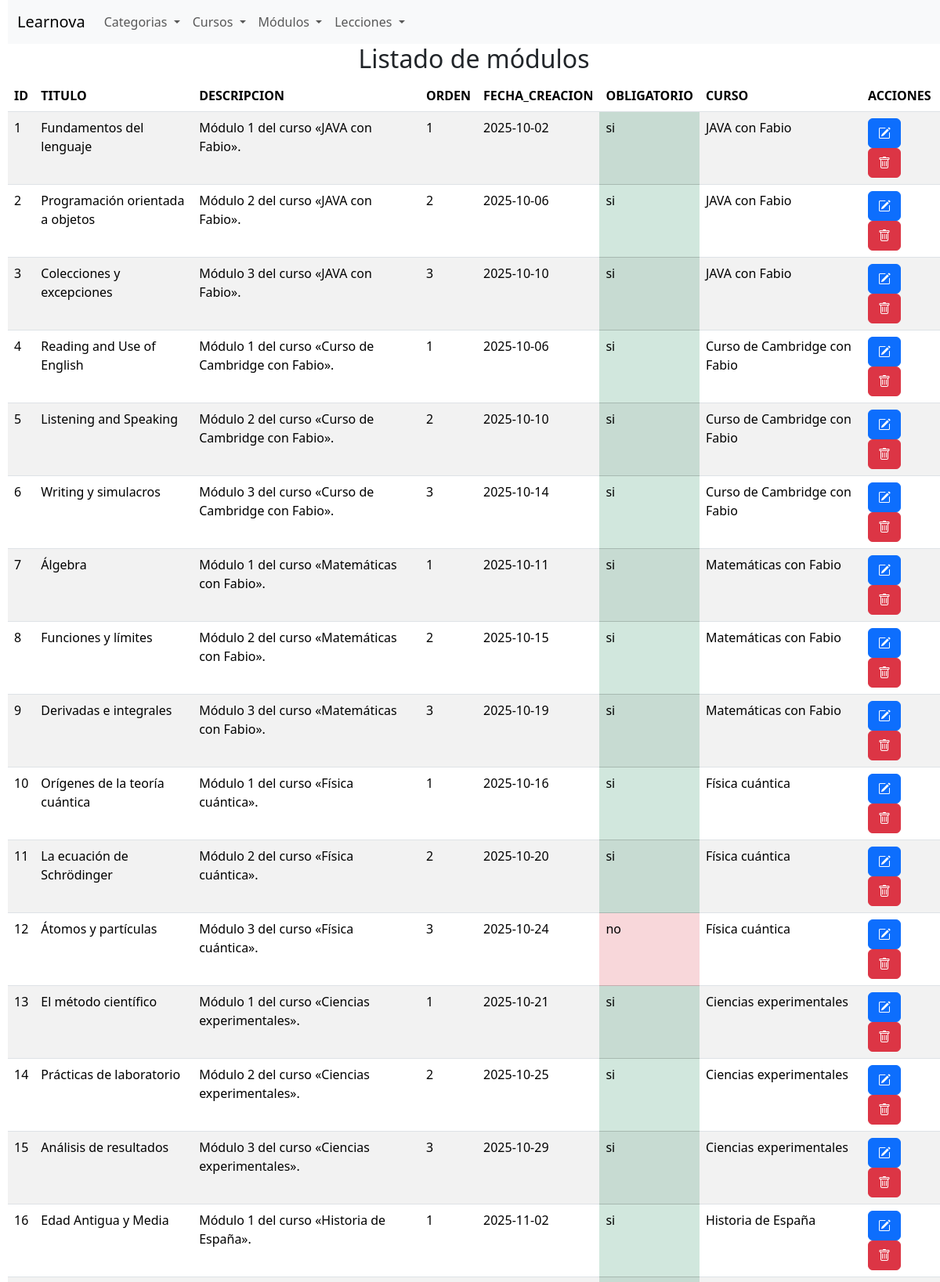
Screenshot of /proceso_buscar_modulo.php (upper part) with the database file from the repository.
### tables this page shows
CREATE TABLE modulos (
    id              INT          NOT NULL AUTO_INCREMENT,
    curso_id        INT          NOT NULL,
    titulo          VARCHAR(150) NOT NULL,                   
    descripcion     VARCHAR(255) NULL,
    orden           INT          NOT NULL,                   
    obligatorio     TINYINT(1)   NOT NULL DEFAULT 1,
    fecha_creacion  DATE         NOT NULL,
    PRIMARY KEY (id),
    UNIQUE KEY uq_modulo_orden (curso_id, orden),            
    CONSTRAINT fk_modulos_curso FOREIGN KEY (curso_id)
        REFERENCES cursos (id) ON UPDATE CASCADE ON DELETE CASCADE,
    CONSTRAINT chk_modulos_orden CHECK (orden > 0)
);

CREATE TABLE cursos (
    id                INT           NOT NULL AUTO_INCREMENT,
    categoria_id      INT           NOT NULL,
    titulo            VARCHAR(150)  NOT NULL,
    descripcion       TEXT          NULL,
    nivel             ENUM('basico','intermedio','avanzado') NOT NULL DEFAULT 'basico',   
    duracion_horas    INT           NOT NULL,
    precio            DECIMAL(8,2)  NOT NULL DEFAULT 0.00,
    publicado         TINYINT(1)    NOT NULL DEFAULT 0,
    fecha_publicacion DATE          NOT NULL,
    PRIMARY KEY (id),
    KEY idx_cursos_categoria (categoria_id),
    CONSTRAINT fk_cursos_categoria FOREIGN KEY (categoria_id)
        REFERENCES categorias (id) ON UPDATE CASCADE ON DELETE RESTRICT,
    CONSTRAINT chk_cursos_precio CHECK (precio >= 0),
    CONSTRAINT chk_cursos_duracion CHECK (duracion_horas > 0)
);

### proceso_buscar_modulo.php (the view, shortened to what this page needs)
<?php
$conexion = obtenerConexion();
$nombre_modulo = $_GET['txtNombreModulo'];
$sql = "SELECT modulos.*, cursos.titulo AS curso_nombre
    FROM modulos
    INNER JOIN cursos ON modulos.curso_id = cursos.id
    WHERE modulos.titulo LIKE '%$nombre_modulo%';";
$resultado = mysqli_query($conexion, $sql);
if (mysqli_num_rows($resultado) > 0) {
    $mensaje = "<h2 class='text-center'>Listado de módulos</h2>";
    $mensaje .= "<table class='table table-striped'>";
    $mensaje .= "<thead><tr><th>ID</th><th>TITULO</th><th>DESCRIPCION</th><th>ORDEN</th><th>FECHA_CREACION</th><th>OBLIGATORIO</th><th>CURSO</th><th>ACCIONES</th></tr></thead>";
    $mensaje .= "<tbody>";
    while ($fila = mysqli_fetch_assoc($resultado)) {
        $mensaje .= "<tr><td>" . $fila['id'] . "</td>";
        $mensaje .= "<td>" . htmlspecialchars($fila['titulo'], ENT_QUOTES, 'UTF-8') . "</td>";
        $mensaje .= "<td>" . htmlspecialchars($fila['descripcion'], ENT_QUOTES, 'UTF-8') . "</td>";
        $mensaje .= "<td>" . $fila['orden'] . "</td>";
        $mensaje .= "<td>" . $fila['fecha_creacion'] . "</td>";
        if ($fila['obligatorio'] == 1) {
            $mensaje .= "<td class='table-success'> si </td>";
        } else {
            $mensaje .= "<td class='table-danger'> no </td>";
        }
        $mensaje .= "<td>" . htmlspecialchars($fila['curso_nombre'], ENT_QUOTES, 'UTF-8') . "</td>";
        $mensaje .= "<td><form class='d-inline me-1' action='editar_modulo.php' method='post'>";
        $mensaje .= "<input type='hidden' name='modulo' value='" . htmlspecialchars(json_encode($fila), ENT_QUOTES) . "' />";
        $mensaje .= "<button name='Editar' class='btn btn-primary'><i class='bi bi-pencil-square'></i></button></form>";
        $mensaje .= "<form class='d-inline' action='proceso_borrar_modulo.php' method='post' onsubmit=\"return confirm('¿Estás seguro de que quieres eliminar este módulo?')\">";
        $mensaje .= "<input type='hidden' name='idmodulo' value='" . $fila['id']  . "' />";
        $mensaje .= "<button name='Borrar' class='btn btn-danger'><i class='bi bi-trash'></i></button></form>";
        $mensaje .= "</td></tr>";
    }
    $mensaje .= "</tbody></table>";
} else {
    $mensaje = "<h2 class='text-center'>No hay modulos con ese nombre</h2>";
}
echo $mensaje;

### rows the page displays
modulos: id "1", titulo "Fundamentos del lenguaje", descripcion "Módulo 1 del curso «JAVA con Fabio».", orden "1", fecha_creacion "2025-10-02", obligatorio "si", curso.titulo "JAVA con Fabio"
modulos: id "2", titulo "Programación orientada a objetos", descripcion "Módulo 2 del curso «JAVA con Fabio».", orden "2", fecha_creacion "2025-10-06", obligatorio "si", curso.titulo "JAVA con Fabio"
modulos: id "3", titulo "Colecciones y excepciones", descripcion "Módulo 3 del curso «JAVA con Fabio».", orden "3", fecha_creacion "2025-10-10", obligatorio "si", curso.titulo "JAVA con Fabio"
modulos: id "4", titulo "Reading and Use of English", descripcion "Módulo 1 del curso «Curso de Cambridge con Fabio».", orden "1", fecha_creacion "2025-10-06", obligatorio "si", curso.titulo "Curso de Cambridge con Fabio"
modulos: id "5", titulo "Listening and Speaking", descripcion "Módulo 2 del curso «Curso de Cambridge con Fabio».", orden "2", fecha_creacion "2025-10-10", obligatorio "si", curso.titulo "Curso de Cambridge con Fabio"
modulos: id "6", titulo "Writing y simulacros", descripcion "Módulo 3 del curso «Curso de Cambridge con Fabio».", orden "3", fecha_creacion "2025-10-14", obligatorio "si", curso.titulo "Curso de Cambridge con Fabio"
modulos: id "7", titulo "Álgebra", descripcion "Módulo 1 del curso «Matemáticas con Fabio».", orden "1", fecha_creacion "2025-10-11", obligatorio "si", curso.titulo "Matemáticas con Fabio"
modulos: id "8", titulo "Funciones y límites", descripcion "Módulo 2 del curso «Matemáticas con Fabio».", orden "2", fecha_creacion "2025-10-15", obligatorio "si", curso.titulo "Matemáticas con Fabio"
modulos: id "9", titulo "Derivadas e integrales", descripcion "Módulo 3 del curso «Matemáticas con Fabio».", orden "3", fecha_creacion "2025-10-19", obligatorio "si", curso.titulo "Matemáticas con Fabio"
modulos: id "10", titulo "Orígenes de la teoría cuántica", descripcion "Módulo 1 del curso «Física cuántica».", orden "1", fecha_creacion "2025-10-16", obligatorio "si", curso.titulo "Física cuántica"
modulos: id "11", titulo "La ecuación de Schrödinger", descripcion "Módulo 2 del curso «Física cuántica».", orden "2", fecha_creacion "2025-10-20", obligatorio "si", curso.titulo "Física cuántica"
modulos: id "12", titulo "Átomos y partículas", descripcion "Módulo 3 del curso «Física cuántica».", orden "3", fecha_creacion "2025-10-24", obligatorio "no", curso.titulo "Física cuántica"
modulos: id "13", titulo "El método científico", descripcion "Módulo 1 del curso «Ciencias experimentales».", orden "1", fecha_creacion "2025-10-21", obligatorio "si", curso.titulo "Ciencias experimentales"
modulos: id "14", titulo "Prácticas de laboratorio", descripcion "Módulo 2 del curso «Ciencias experimentales».", orden "2", fecha_creacion "2025-10-25", obligatorio "si", curso.titulo "Ciencias experimentales"
modulos: id "15", titulo "Análisis de resultados", descripcion "Módulo 3 del curso «Ciencias experimentales».", orden "3", fecha_creacion "2025-10-29", obligatorio "si", curso.titulo "Ciencias experimentales"
modulos: id "16", titulo "Edad Antigua y Media", descripcion "Módulo 1 del curso «Historia de España».", orden "1", fecha_creacion "2025-11-02", obligatorio "si", curso.titulo "Historia de España"
